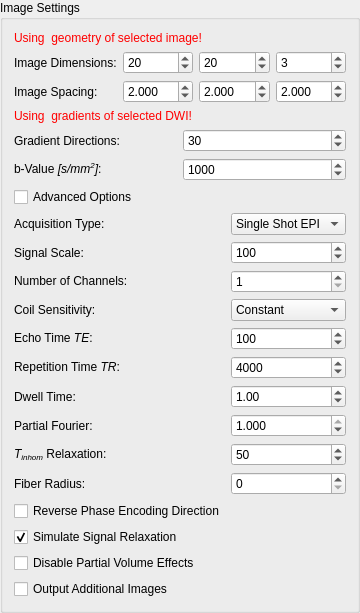
        <widget class="QGroupBox" name="groupBox">
         <property name="title">
          <string>Image Settings</string>
         </property>
         <layout class="QGridLayout" name="gridLayout">
          <item row="6" column="0">
           <widget class="QCheckBox" name="m_AdvancedOptionsBox_2">
            <property name="text">
             <string>Advanced Options</string>
            </property>
           </widget>
          </item>
          <item row="5" column="0">
           <widget class="QFrame" name="m_TensorsToDWIFrame">
            <property name="frameShape">
             <enum>QFrame::NoFrame</enum>
            </property>
            <property name="frameShadow">
             <enum>QFrame::Raised</enum>
            </property>
            <layout class="QGridLayout" name="gridLayout_24">
             <property name="leftMargin">
              <number>0</number>
             </property>
             <property name="topMargin">
              <number>0</number>
             </property>
             <property name="rightMargin">
              <number>0</number>
             </property>
             <property name="bottomMargin">
              <number>0</number>
             </property>
             <property name="spacing">
              <number>6</number>
             </property>
             <item row="0" column="0">
              <widget class="QLabel" name="m_TensorsToDWINumDirsLabel">
               <property name="text">
                <string>Gradient Directions:</string>
               </property>
              </widget>
             </item>
             <item row="0" column="1">
              <widget class="QSpinBox" name="m_NumGradientsBox">
               <property name="toolTip">
                <string>Number of gradient directions distributed over the half sphere.</string>
               </property>
               <property name="minimum">
                <number>0</number>
               </property>
               <property name="maximum">
                <number>10000</number>
               </property>
               <property name="singleStep">
                <number>1</number>
               </property>
               <property name="value">
                <number>30</number>
               </property>
              </widget>
             </item>
             <item row="1" column="0">
              <widget class="QLabel" name="m_TensorsToDWIBValueLabel">
               <property name="toolTip">
                <string/>
               </property>
               <property name="statusTip">
                <string/>
               </property>
               <property name="whatsThis">
                <string/>
               </property>
               <property name="text">
                <string>&lt;html&gt;&lt;head/&gt;&lt;body&gt;&lt;p&gt;b-Value&lt;span style=&quot; font-style:italic;&quot;&gt; [s/mm&lt;/span&gt;&lt;span style=&quot; font-style:italic; vertical-align:super;&quot;&gt;2&lt;/span&gt;&lt;span style=&quot; font-style:italic;&quot;&gt;]&lt;/span&gt;:&lt;/p&gt;&lt;/body&gt;&lt;/html&gt;</string>
               </property>
               <property name="wordWrap">
                <bool>false</bool>
               </property>
              </widget>
             </item>
             <item row="1" column="1">
              <widget class="QSpinBox" name="m_BvalueBox">
               <property name="toolTip">
                <string>b-value in s/mm²</string>
               </property>
               <property name="minimum">
                <number>0</number>
               </property>
               <property name="maximum">
                <number>10000</number>
               </property>
               <property name="singleStep">
                <number>100</number>
               </property>
               <property name="value">
                <number>1000</number>
               </property>
              </widget>
             </item>
            </layout>
           </widget>
          </item>
          <item row="2" column="0">
           <widget class="QLabel" name="m_GeometryMessage">
            <property name="styleSheet">
             <string notr="true">color: rgb(255, 0, 0);</string>
            </property>
            <property name="text">
             <string>Using  geometry of selected image!</string>
            </property>
           </widget>
          </item>
          <item row="4" column="0">
           <widget class="QLabel" name="m_DiffusionPropsMessage">
            <property name="styleSheet">
             <string notr="true">color: rgb(255, 0, 0);</string>
            </property>
            <property name="text">
             <string>Using  gradients of selected DWI!</string>
            </property>
           </widget>
          </item>
          <item row="7" column="0">
           <widget class="QFrame" name="m_AdvancedSignalOptionsFrame">
            <property name="frameShape">
             <enum>QFrame::NoFrame</enum>
            </property>
            <property name="frameShadow">
             <enum>QFrame::Raised</enum>
            </property>
            <layout class="QGridLayout" name="gridLayout_23">
             <property name="leftMargin">
              <number>0</number>
             </property>
             <property name="topMargin">
              <number>0</number>
             </property>
             <property name="rightMargin">
              <number>0</number>
             </property>
             <property name="bottomMargin">
              <number>0</number>
             </property>
             <property name="horizontalSpacing">
              <number>6</number>
             </property>
             <item row="2" column="0">
              <widget class="QLabel" name="m_TensorsToDWIBValueLabel_13">
               <property name="toolTip">
                <string/>
               </property>
               <property name="statusTip">
                <string/>
               </property>
               <property name="whatsThis">
                <string/>
               </property>
               <property name="text">
                <string>&lt;html&gt;&lt;head/&gt;&lt;body&gt;&lt;p&gt;Number of Channels:&lt;/p&gt;&lt;/body&gt;&lt;/html&gt;</string>
               </property>
               <property name="wordWrap">
                <bool>false</bool>
               </property>
              </widget>
             </item>
             <item row="6" column="1">
              <widget class="QSpinBox" name="m_TRbox">
               <property name="toolTip">
                <string>TR in milliseconds</string>
               </property>
               <property name="minimum">
                <number>1</number>
               </property>
               <property name="maximum">
                <number>999999999</number>
               </property>
               <property name="singleStep">
                <number>1</number>
               </property>
               <property name="value">
                <number>4000</number>
               </property>
              </widget>
             </item>
             <item row="12" column="0">
              <widget class="QCheckBox" name="m_ReversePhaseBox">
               <property name="toolTip">
                <string>Output one image per compartment containing the corresponding volume fractions per voxel.</string>
               </property>
               <property name="text">
                <string>Reverse Phase Encoding Direction</string>
               </property>
               <property name="checked">
                <bool>false</bool>
               </property>
              </widget>
             </item>
             <item row="1" column="0">
              <widget class="QLabel" name="m_TensorsToDWINumDirsLabel_5">
               <property name="text">
                <string>Signal Scale:</string>
               </property>
              </widget>
             </item>
             <item row="11" column="1">
              <widget class="QSpinBox" name="m_FiberRadius">
               <property name="toolTip">
                <string>Fiber radius used to calculate volume fractions (in µm). Set to 0 for automatic radius estimation.</string>
               </property>
               <property name="minimum">
                <number>0</number>
               </property>
               <property name="maximum">
                <number>1000</number>
               </property>
               <property name="value">
                <number>0</number>
               </property>
              </widget>
             </item>
             <item row="7" column="1">
              <widget class="QDoubleSpinBox" name="m_LineReadoutTimeBox">
               <property name="toolTip">
                <string>Dwell time (time to read one line in k-space) in ms.</string>
               </property>
               <property name="maximum">
                <double>100.000000000000000</double>
               </property>
               <property name="singleStep">
                <double>0.100000000000000</double>
               </property>
               <property name="value">
                <double>1.000000000000000</double>
               </property>
              </widget>
             </item>
             <item row="4" column="1">
              <widget class="QSpinBox" name="m_TEbox">
               <property name="toolTip">
                <string>TE in milliseconds</string>
               </property>
               <property name="minimum">
                <number>1</number>
               </property>
               <property name="maximum">
                <number>999999999</number>
               </property>
               <property name="singleStep">
                <number>1</number>
               </property>
               <property name="value">
                <number>100</number>
               </property>
              </widget>
             </item>
             <item row="11" column="0">
              <widget class="QLabel" name="m_TensorsToDWINumDirsLabel_4">
               <property name="text">
                <string>Fiber Radius:</string>
               </property>
              </widget>
             </item>
             <item row="8" column="0">
              <widget class="QLabel" name="m_TensorsToDWIBValueLabel_32">
               <property name="toolTip">
                <string/>
               </property>
               <property name="statusTip">
                <string/>
               </property>
               <property name="whatsThis">
                <string/>
               </property>
               <property name="text">
                <string>Partial Fourier:</string>
               </property>
               <property name="wordWrap">
                <bool>false</bool>
               </property>
              </widget>
             </item>
             <item row="14" column="0">
              <widget class="QCheckBox" name="m_EnforcePureFiberVoxelsBox">
               <property name="toolTip">
                <string>Disable partial volume. Treat voxel content as fiber-only if at least one fiber is present.</string>
               </property>
               <property name="text">
                <string>Disable Partial Volume Effects</string>
               </property>
               <property name="checked">
                <bool>false</bool>
               </property>
              </widget>
             </item>
             <item row="3" column="0">
              <widget class="QLabel" name="m_TensorsToDWIBValueLabel_34">
               <property name="toolTip">
                <string/>
               </property>
               <property name="statusTip">
                <string/>
               </property>
               <property name="whatsThis">
                <string/>
               </property>
               <property name="text">
                <string>&lt;html&gt;&lt;head/&gt;&lt;body&gt;&lt;p&gt;Coil Sensitivity:&lt;/p&gt;&lt;/body&gt;&lt;/html&gt;</string>
               </property>
               <property name="wordWrap">
                <bool>false</bool>
               </property>
              </widget>
             </item>
             <item row="8" column="1">
              <widget class="QDoubleSpinBox" name="m_PartialFourier">
               <property name="toolTip">
                <string>Partial fourier factor (0.5-1)</string>
               </property>
               <property name="decimals">
                <number>3</number>
               </property>
               <property name="minimum">
                <double>0.500000000000000</double>
               </property>
               <property name="maximum">
                <double>1.000000000000000</double>
               </property>
               <property name="singleStep">
                <double>0.100000000000000</double>
               </property>
               <property name="value">
                <double>1.000000000000000</double>
               </property>
              </widget>
             </item>
             <item row="15" column="0">
              <widget class="QCheckBox" name="m_VolumeFractionsBox">
               <property name="toolTip">
                <string>Output phase image and volume fraction maps.</string>
               </property>
               <property name="text">
                <string>Output Additional Images</string>
               </property>
               <property name="checked">
                <bool>false</bool>
               </property>
              </widget>
             </item>
             <item row="9" column="1">
              <widget class="QSpinBox" name="m_T2starBox">
               <property name="toolTip">
                <string>Relaxation time due to magnetic field inhomogeneities (T2', in milliseconds).</string>
               </property>
               <property name="minimum">
                <number>1</number>
               </property>
               <property name="maximum">
                <number>10000</number>
               </property>
               <property name="singleStep">
                <number>1</number>
               </property>
               <property name="value">
                <number>50</number>
               </property>
              </widget>
             </item>
             <item row="6" column="0">
              <widget class="QLabel" name="m_TensorsToDWIBValueLabel_14">
               <property name="toolTip">
                <string/>
               </property>
               <property name="statusTip">
                <string/>
               </property>
               <property name="whatsThis">
                <string/>
               </property>
               <property name="text">
                <string>&lt;html&gt;&lt;head/&gt;&lt;body&gt;&lt;p&gt;Repetition Time &lt;span style=&quot; font-style:italic;&quot;&gt;TR&lt;/span&gt;: &lt;/p&gt;&lt;/body&gt;&lt;/html&gt;</string>
               </property>
               <property name="wordWrap">
                <bool>false</bool>
               </property>
              </widget>
             </item>
             <item row="3" column="1">
              <widget class="QComboBox" name="m_CoilSensBox">
               <item>
                <property name="text">
                 <string>Constant</string>
                </property>
               </item>
               <item>
                <property name="text">
                 <string>Linear</string>
                </property>
               </item>
               <item>
                <property name="text">
                 <string>Exponential</string>
                </property>
               </item>
              </widget>
             </item>
             <item row="7" column="0">
              <widget class="QLabel" name="m_TensorsToDWIBValueLabel_15">
               <property name="toolTip">
                <string/>
               </property>
               <property name="statusTip">
                <string/>
               </property>
               <property name="whatsThis">
                <string/>
               </property>
               <property name="text">
                <string>Dwell Time:</string>
               </property>
               <property name="wordWrap">
                <bool>false</bool>
               </property>
              </widget>
             </item>
             <item row="9" column="0">
              <widget class="QLabel" name="m_TensorsToDWIBValueLabel_12">
               <property name="toolTip">
                <string/>
               </property>
               <property name="statusTip">
                <string/>
               </property>
               <property name="whatsThis">
                <string/>
               </property>
               <property name="text">
                <string>&lt;html&gt;&lt;head/&gt;&lt;body&gt;&lt;p&gt;&lt;span style=&quot; font-style:italic;&quot;&gt;T&lt;/span&gt;&lt;span style=&quot; font-style:italic; vertical-align:sub;&quot;&gt;inhom&lt;/span&gt; Relaxation: &lt;/p&gt;&lt;/body&gt;&lt;/html&gt;</string>
               </property>
               <property name="wordWrap">
                <bool>false</bool>
               </property>
              </widget>
             </item>
             <item row="13" column="0">
              <widget class="QCheckBox" name="m_RelaxationBox">
               <property name="toolTip">
                <string>&lt;html&gt;&lt;head/&gt;&lt;body&gt;&lt;p&gt;&lt;span style=&quot; font-style:italic;&quot;&gt;TE&lt;/span&gt;, &lt;span style=&quot; font-style:italic;&quot;&gt;T&lt;/span&gt;&lt;span style=&quot; font-style:italic; vertical-align:sub;&quot;&gt;inhom&lt;/span&gt; and &lt;span style=&quot; font-style:italic;&quot;&gt;T2&lt;/span&gt; will have no effect if unchecked.&lt;/p&gt;&lt;/body&gt;&lt;/html&gt;</string>
               </property>
               <property name="text">
                <string>Simulate Signal Relaxation</string>
               </property>
               <property name="checked">
                <bool>true</bool>
               </property>
              </widget>
             </item>
             <item row="4" column="0">
              <widget class="QLabel" name="m_TensorsToDWIBValueLabel_33">
               <property name="toolTip">
                <string/>
               </property>
               <property name="statusTip">
                <string/>
               </property>
               <property name="whatsThis">
                <string/>
               </property>
               <property name="text">
                <string>&lt;html&gt;&lt;head/&gt;&lt;body&gt;&lt;p&gt;Echo Time &lt;span style=&quot; font-style:italic;&quot;&gt;TE&lt;/span&gt;:  &lt;/p&gt;&lt;/body&gt;&lt;/html&gt;</string>
               </property>
               <property name="wordWrap">
                <bool>false</bool>
               </property>
              </widget>
             </item>
             <item row="1" column="1">
              <widget class="QSpinBox" name="m_SignalScaleBox">
               <property name="toolTip">
                <string>TE in milliseconds</string>
               </property>
               <property name="minimum">
                <number>1</number>
               </property>
               <property name="maximum">
                <number>10000</number>
               </property>
               <property name="singleStep">
                <number>1</number>
               </property>
               <property name="value">
                <number>100</number>
               </property>
              </widget>
             </item>
             <item row="2" column="1">
              <widget class="QSpinBox" name="m_NumCoilsBox">
               <property name="toolTip">
                <string>Number of coil elements used for the acquisiton.</string>
               </property>
               <property name="minimum">
                <number>1</number>
               </property>
               <property name="maximum">
                <number>128</number>
               </property>
               <property name="singleStep">
                <number>1</number>
               </property>
               <property name="value">
                <number>1</number>
               </property>
              </widget>
             </item>
             <item row="0" column="0">
              <widget class="QLabel" name="m_TensorsToDWINumDirsLabel_6">
               <property name="text">
                <string>Acquisition Type:</string>
               </property>
              </widget>
             </item>
             <item row="0" column="1">
              <widget class="QComboBox" name="m_AcquisitionTypeBox">
               <item>
                <property name="text">
                 <string>Single Shot EPI</string>
                </property>
               </item>
               <item>
                <property name="text">
                 <string>Spin Echo</string>
                </property>
               </item>
              </widget>
             </item>
            </layout>
           </widget>
          </item>
          <item row="3" column="0">
           <widget class="QFrame" name="m_GeometryFrame">
            <property name="frameShape">
             <enum>QFrame::NoFrame</enum>
            </property>
            <property name="frameShadow">
             <enum>QFrame::Raised</enum>
            </property>
            <layout class="QGridLayout" name="gridLayout_7">
             <property name="leftMargin">
              <number>0</number>
             </property>
             <property name="topMargin">
              <number>0</number>
             </property>
             <property name="rightMargin">
              <number>0</number>
             </property>
             <property name="bottomMargin">
              <number>0</number>
             </property>
             <item row="2" column="2">
              <widget class="QDoubleSpinBox" name="m_SpacingY">
               <property name="decimals">
                <number>3</number>
               </property>
               <property name="minimum">
                <double>0.100000000000000</double>
               </property>
               <property name="maximum">
                <double>50.000000000000000</double>
               </property>
               <property name="singleStep">
                <double>0.100000000000000</double>
               </property>
               <property name="value">
                <double>2.000000000000000</double>
               </property>
              </widget>
             </item>
             <item row="2" column="0">
              <widget class="QLabel" name="label_2">
               <property name="text">
                <string>Image Spacing:</string>
               </property>
              </widget>
             </item>
             <item row="2" column="3">
              <widget class="QDoubleSpinBox" name="m_SpacingZ">
               <property name="decimals">
                <number>3</number>
               </property>
               <property name="minimum">
                <double>0.100000000000000</double>
               </property>
               <property name="maximum">
                <double>50.000000000000000</double>
               </property>
               <property name="singleStep">
                <double>0.100000000000000</double>
               </property>
               <property name="value">
                <double>2.000000000000000</double>
               </property>
              </widget>
             </item>
             <item row="2" column="1">
              <widget class="QDoubleSpinBox" name="m_SpacingX">
               <property name="decimals">
                <number>3</number>
               </property>
               <property name="minimum">
                <double>0.100000000000000</double>
               </property>
               <property name="maximum">
                <double>50.000000000000000</double>
               </property>
               <property name="singleStep">
                <double>0.100000000000000</double>
               </property>
               <property name="value">
                <double>2.000000000000000</double>
               </property>
              </widget>
             </item>
             <item row="0" column="0">
              <widget class="QLabel" name="label">
               <property name="text">
                <string>Image Dimensions:</string>
               </property>
              </widget>
             </item>
             <item row="0" column="1">
              <widget class="QSpinBox" name="m_SizeX">
               <property name="toolTip">
                <string>Fiber sampling factor which determines the accuracy of the calculated fiber and non-fiber volume fractions.</string>
               </property>
               <property name="minimum">
                <number>1</number>
               </property>
               <property name="maximum">
                <number>1000</number>
               </property>
               <property name="singleStep">
                <number>1</number>
               </property>
               <property name="value">
                <number>20</number>
               </property>
              </widget>
             </item>
             <item row="0" column="2">
              <widget class="QSpinBox" name="m_SizeY">
               <property name="toolTip">
                <string>Fiber sampling factor which determines the accuracy of the calculated fiber and non-fiber volume fractions.</string>
               </property>
               <property name="minimum">
                <number>1</number>
               </property>
               <property name="maximum">
                <number>1000</number>
               </property>
               <property name="singleStep">
                <number>1</number>
               </property>
               <property name="value">
                <number>20</number>
               </property>
              </widget>
             </item>
             <item row="0" column="3">
              <widget class="QSpinBox" name="m_SizeZ">
               <property name="toolTip">
                <string>Fiber sampling factor which determines the accuracy of the calculated fiber and non-fiber volume fractions.</string>
               </property>
               <property name="minimum">
                <number>1</number>
               </property>
               <property name="maximum">
                <number>1000</number>
               </property>
               <property name="singleStep">
                <number>1</number>
               </property>
               <property name="value">
                <number>3</number>
               </property>
              </widget>
             </item>
            </layout>
           </widget>
          </item>
         </layout>
        </widget>
